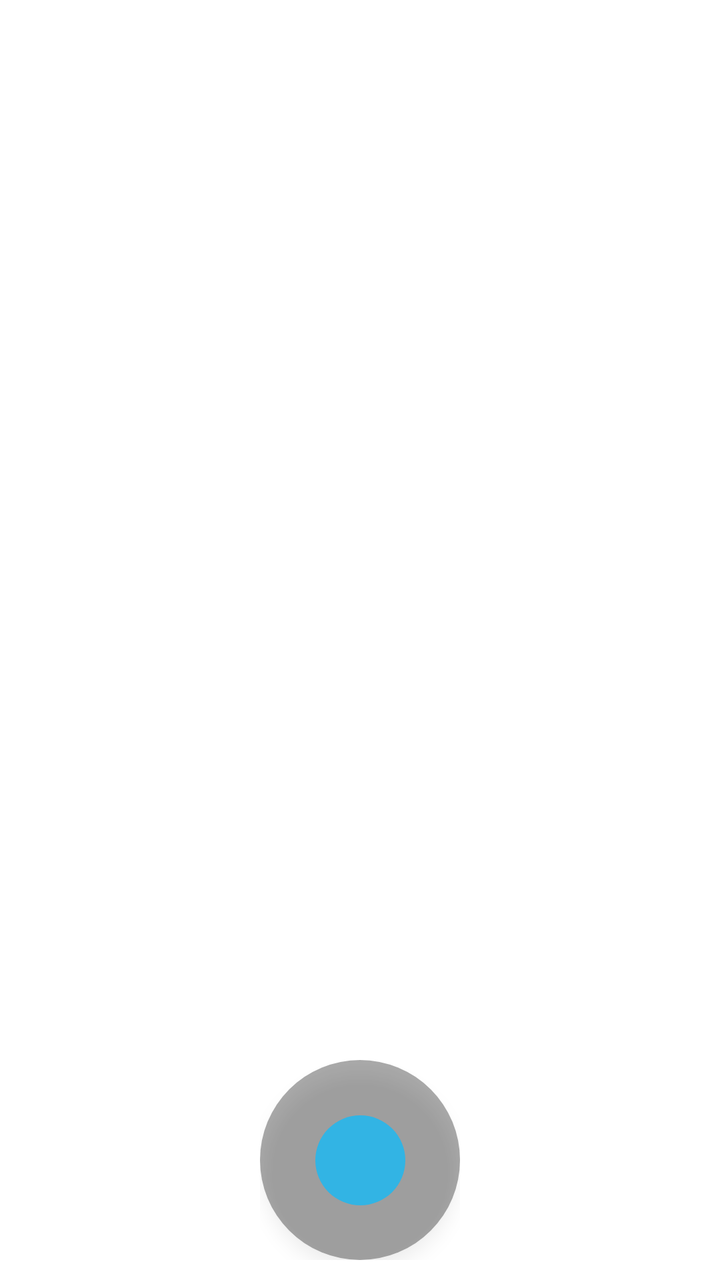
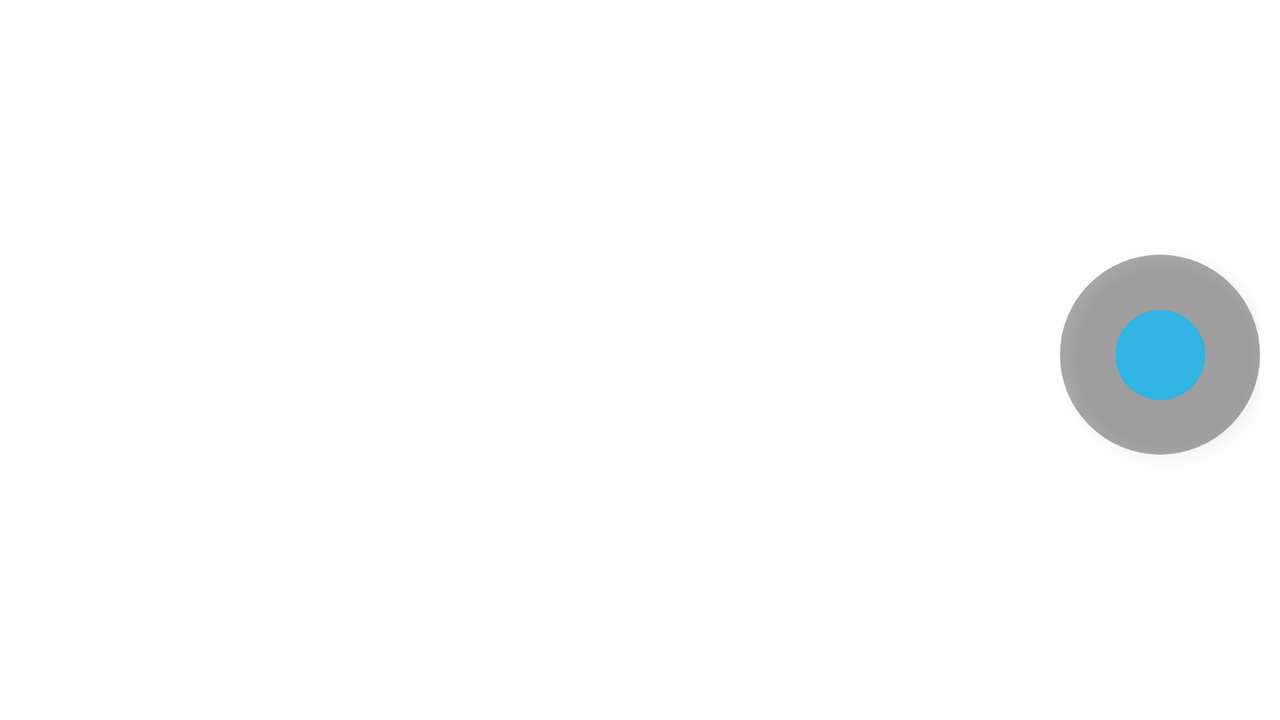

The same Android screen from two of the app's own layout files: first res/layout/ as a phone draws it, then the repository's variant for another configuration, drawn on a device whose configuration selects that folder. Both files follow.
<!-- AndroidManifest.xml: fallback theme Theme.MaterialComponents.DayNight.NoActionBar -->
<!-- res/layout/camera_buttons_portrait.xml -->
<?xml version="1.0" encoding="utf-8"?>
<FrameLayout
    xmlns:android="http://schemas.android.com/apk/res/android"

    android:background="#00ff0000"
    android:layout_width="match_parent"
    android:layout_height="match_parent">

    <RelativeLayout
        android:layout_marginBottom="10dp"
        android:layout_gravity="bottom"
        android:layout_width="match_parent"
        android:layout_height="wrap_content">

        <FrameLayout

            android:id="@+id/layoutLeft"
            android:layout_toLeftOf="@+id/layoutCenter"
            android:layout_alignParentLeft="true"
            android:layout_centerInParent="true"
            android:layout_width="match_parent"
            android:layout_height="wrap_content" >



            <ImageView
                android:layout_gravity="center"
                android:alpha="0.9"
                android:layout_marginBottom="5dp"
                android:layout_width="@dimen/camera_icon_size"
                android:layout_height="@dimen/camera_icon_size"
                android:padding="2dp"
                android:src="@drawable/ic_autoflash"
                android:id="@+id/btnCameraFlashlight" />

        </FrameLayout>


        <FrameLayout
            android:id="@+id/layoutCenter"

            android:layout_centerInParent="true"
            android:layout_width="wrap_content"
            android:layout_height="wrap_content" >

            <ImageView
                android:id="@+id/btnCapture"
                android:elevation="5dp"
                android:layout_width="wrap_content"
                android:layout_height="wrap_content"
                android:src="@drawable/capture_small_oval_selector"
                android:scaleType="centerInside"
                android:background="@drawable/capture_large_oval_selector"
                android:padding="2dp"
                android:layout_gravity="center"
                />

        </FrameLayout>

        <FrameLayout
            android:id="@+id/layoutRight"
            android:layout_toRightOf="@+id/layoutCenter"
            android:layout_alignParentRight="true"
            android:layout_centerInParent="true"

            android:layout_width="match_parent"
            android:layout_height="wrap_content">

            <ImageView
                android:alpha="0.9"
                android:layout_gravity="center"
                android:layout_width="@dimen/camera_icon_size"
                android:layout_height="@dimen/camera_icon_size"
                android:src="@drawable/ic_switch_camera"
                android:id="@+id/btnCameraSwitch" />

        </FrameLayout>




    </RelativeLayout>

</FrameLayout>
<!-- resources referenced by this layout -->
<resources>
  <dimen name="camera_icon_size">34dp</dimen>
  <!-- drawable capture_large_oval_selector (drawable) -->
  <?xml version="1.0" encoding="utf-8"?>
  <selector xmlns:android="http://schemas.android.com/apk/res/android">
  
      <item
          android:state_selected="true"
          android:drawable="@drawable/capture_larger_oval_red" />
  
      <item
          android:state_pressed="true"
          android:drawable="@drawable/capture_larger_oval_pressed" />
  
      <item
          android:drawable="@drawable/capture_larger_oval_default" />
  </selector>
  <!-- drawable capture_small_oval_selector (drawable) -->
  <?xml version="1.0" encoding="utf-8"?>
  <selector xmlns:android="http://schemas.android.com/apk/res/android">
  
      <item
          android:state_selected="true"
          android:drawable="@drawable/capture_small_oval_red" />
  
      <item
          android:state_pressed="true"
          android:drawable="@drawable/capture_small_oval_pressed" />
  
      <item
          android:drawable="@drawable/capture_small_oval_default" />
  </selector>
  <!-- drawable ic_autoflash: png bitmap (drawable, 649 bytes) -->
  <!-- drawable ic_switch_camera: png bitmap (drawable, 904 bytes) -->
  <!-- drawable capture_larger_oval_red (drawable) -->
  <?xml version="1.0" encoding="utf-8"?>
  <shape
      xmlns:android="http://schemas.android.com/apk/res/android"
      android:shape="oval">
  
      <solid
          android:color="#99FF0000"/>
  
      <size
          android:width="@dimen/capture_black_oval"
          android:height="@dimen/capture_black_oval"/>
  </shape>
  <!-- drawable capture_larger_oval_pressed (drawable) -->
  <?xml version="1.0" encoding="utf-8"?>
  <shape
      xmlns:android="http://schemas.android.com/apk/res/android"
      android:shape="oval">
  
      <solid
          android:color="#9900FFFF"/>
  
      <size
          android:width="@dimen/capture_black_oval"
          android:height="@dimen/capture_black_oval"/>
  </shape>
  <!-- drawable capture_larger_oval_default (drawable) -->
  <?xml version="1.0" encoding="utf-8"?>
  <shape
      xmlns:android="http://schemas.android.com/apk/res/android"
      android:shape="oval">
  
      <solid
          android:color="#55000000"/>
  
      <size
          android:width="@dimen/capture_black_oval"
          android:height="@dimen/capture_black_oval"/>
  </shape>
  <!-- drawable capture_small_oval_red (drawable) -->
  <?xml version="1.0" encoding="utf-8"?>
  <shape
      xmlns:android="http://schemas.android.com/apk/res/android"
      android:shape="oval">
  
      <solid
          android:color="#FF5151"/>
  
      <size
          android:width="@dimen/capture_blue_oval"
          android:height="@dimen/capture_blue_oval"/>
  </shape>
  <!-- drawable capture_small_oval_pressed (drawable) -->
  <?xml version="1.0" encoding="utf-8"?>
  <shape
      xmlns:android="http://schemas.android.com/apk/res/android"
      android:shape="oval">
  
      <solid
          android:color="#9BE3FF"/>
  
      <size
          android:width="@dimen/capture_blue_oval"
          android:height="@dimen/capture_blue_oval"/>
  </shape>
  <!-- drawable capture_small_oval_default (drawable) -->
  <?xml version="1.0" encoding="utf-8"?>
  <shape
      xmlns:android="http://schemas.android.com/apk/res/android"
      android:shape="oval">
  
      <solid
          android:color="#32B4E4"/>
  
      <size
          android:width="@dimen/capture_blue_oval"
          android:height="@dimen/capture_blue_oval"/>
  </shape>
  <dimen name="capture_black_oval">100dp</dimen>
  <dimen name="capture_blue_oval">45dp</dimen>
</resources>
<!-- res/layout-land/camera_buttons_portrait.xml (the repository's variant of the layout above) -->
<!-- drawn on the phone turned sideways -->
<?xml version="1.0" encoding="utf-8"?>
<FrameLayout
    xmlns:android="http://schemas.android.com/apk/res/android"

    android:background="#00ff0000"
    android:layout_width="match_parent"
    android:layout_height="match_parent">

    <LinearLayout
        android:orientation="vertical"
        android:layout_marginRight="10dp"
        android:layout_gravity="right|center_vertical"
        android:layout_width="wrap_content"
        android:layout_height="match_parent">




        <ImageView
            android:alpha="0.9"
            android:layout_weight="1"
            android:layout_gravity="center"
            android:layout_width="@dimen/camera_icon_size"
            android:layout_height="@dimen/camera_icon_size"
            android:src="@drawable/ic_switch_camera"
            android:id="@+id/btnCameraSwitch" />

        <FrameLayout
            android:layout_weight="1"
            android:layout_width="wrap_content"
            android:layout_height="wrap_content">
            <ImageView
                android:id="@+id/btnCapture"
                android:elevation="5dp"

                android:layout_width="wrap_content"
                android:layout_height="wrap_content"
                android:src="@drawable/capture_small_oval_selector"
                android:scaleType="centerInside"
                android:background="@drawable/capture_large_oval_selector"
                android:padding="2dp"
                android:layout_gravity="center"
                />
        </FrameLayout>


        <ImageView
            android:layout_gravity="center"
            android:alpha="0.9"
            android:layout_weight="1"
            android:layout_marginBottom="5dp"
            android:layout_width="@dimen/camera_icon_size"
            android:layout_height="@dimen/camera_icon_size"
            android:padding="2dp"
            android:src="@drawable/ic_autoflash"
            android:id="@+id/btnCameraFlashlight" />





    </LinearLayout>

</FrameLayout>
